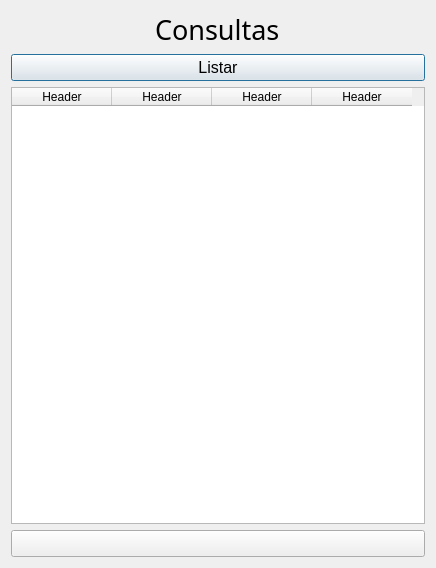
<?xml version="1.0" encoding="UTF-8"?>
<ui version="4.0">
 <class>Dialog</class>
 <widget class="QDialog" name="Dialog">
  <property name="geometry">
   <rect>
    <x>0</x>
    <y>0</y>
    <width>436</width>
    <height>568</height>
   </rect>
  </property>
  <property name="windowTitle">
   <string>Dialog</string>
  </property>
  <layout class="QVBoxLayout" name="verticalLayout_2">
   <item>
    <layout class="QVBoxLayout" name="verticalLayout">
     <item>
      <layout class="QGridLayout" name="gridLayout">
       <item row="1" column="0">
        <widget class="QPushButton" name="boton">
         <property name="font">
          <font>
           <pointsize>12</pointsize>
          </font>
         </property>
         <property name="text">
          <string>Listar</string>
         </property>
        </widget>
       </item>
       <item row="2" column="0">
        <widget class="QTableWidget" name="tabla">
         <column>
          <property name="text">
           <string>Header</string>
          </property>
         </column>
         <column>
          <property name="text">
           <string>Header</string>
          </property>
         </column>
         <column>
          <property name="text">
           <string>Header</string>
          </property>
         </column>
         <column>
          <property name="text">
           <string>Header</string>
          </property>
         </column>
        </widget>
       </item>
       <item row="0" column="0" alignment="Qt::AlignHCenter|Qt::AlignVCenter">
        <widget class="QLabel" name="label">
         <property name="font">
          <font>
           <family>MS Gothic</family>
           <pointsize>20</pointsize>
          </font>
         </property>
         <property name="text">
          <string>Consultas</string>
         </property>
        </widget>
       </item>
       <item row="3" column="0">
        <widget class="QPushButton" name="pushButton">
         <property name="font">
          <font>
           <pointsize>12</pointsize>
          </font>
         </property>
         <property name="text">
          <string/>
         </property>
        </widget>
       </item>
      </layout>
     </item>
    </layout>
   </item>
  </layout>
 </widget>
 <resources/>
 <connections/>
</ui>
